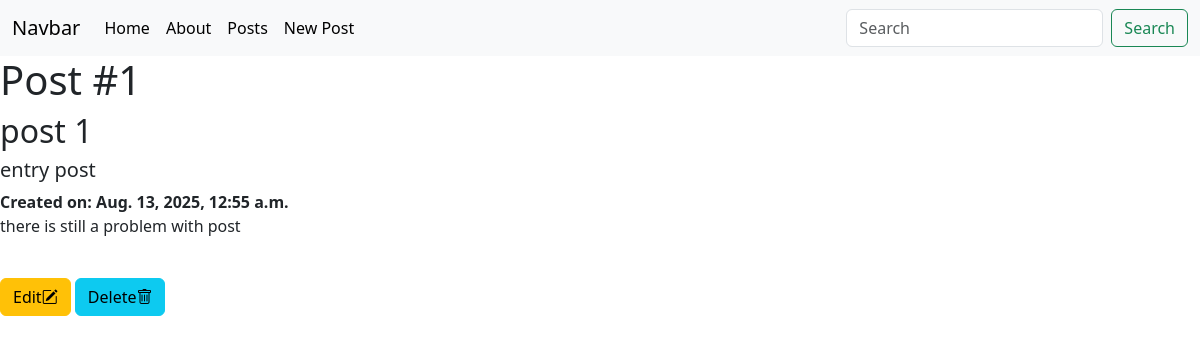
The app's page /post/1/ with its own data.
### posts/models.py (models this page shows, shortened)
class Post(models.Model):
    title = models.CharField(max_length=128)
    subtitle = models.CharField(max_length=256)
    body = models.TextField()
    created_on = models.DateTimeField(auto_now_add=True)

### posts/views.py (the view)
# urls.py: path('<int:pk>/', PostDetailView.as_view(), name="post_detail"),
class PostDetailView(DetailView):
    template_name="posts/detail.html"
    model=Post
    context_object_name="single_post"

### templates/posts/detail.html (shortened to what this page needs)
{% extends 'base.html' %}
{% block content %}
     <h1>Post #{{single_post.id}}</h1>
     <h2>{{single_post.title}}</h2>
     <h5>{{single_post.subtitle}}</h5>
     <strong> Created on: {{single_post.created_on}}</strong>
     <p>{{single_post.body}}</p>
     <br/>
     <a href="{% url 'post_edit' single_post.id %}" class="btn btn-warning">Edit<i class="bi bi-pencil-square"></i></a>
     <a href="{% url 'post_delete' single_post.id %}" class="btn btn-info">Delete<i class="bi bi-trash"></i></a>
 {%endblock %}

### records on screen
Post: id "1", title "post 1", subtitle "entry post", created_on "Aug. 13, 2025, 12:55 a.m.", body "there is still a problem with post"
